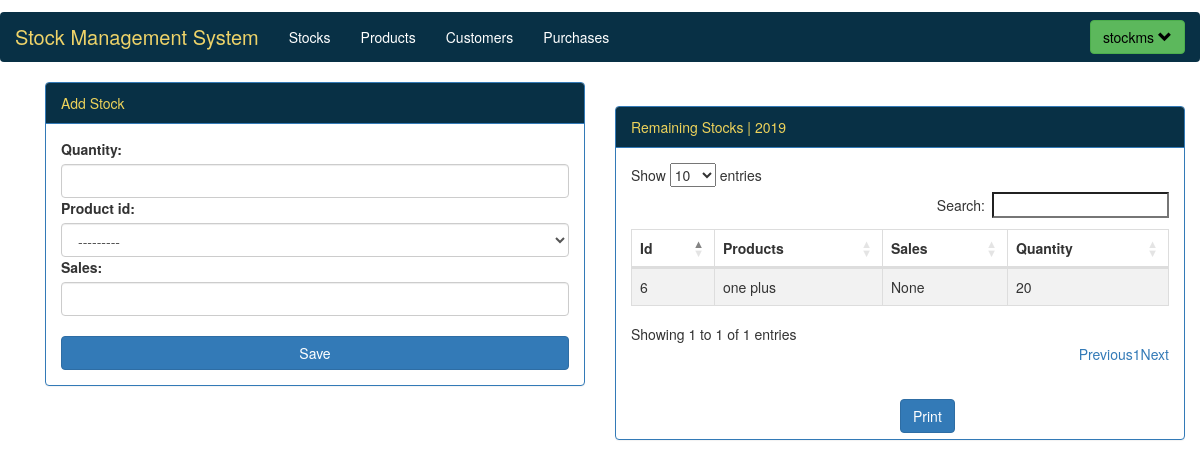
Screenshot of /dashboard/stock (signed in) with the database file from the repository.
### stock/models.py (models this page shows, shortened)
class Stock(models.Model):
    quantity = models.PositiveIntegerField()
    sales = models.PositiveIntegerField(null=True,blank=True)
    remaining = models.PositiveIntegerField(null=True,blank=True)
    product_id = models.ForeignKey(Product,on_delete=models.CASCADE)

### product/models.py (models this page shows)
class Product(models.Model):
    name = models.CharField(max_length=30)
    brand = models.CharField(max_length=30, null=True, blank=True)
    total_price = models.FloatField(validators=[isPositive])
    def __str__(self):
        return self.name

### stockms/views.py (the view, shortened to what this page needs)
# urls.py: path('dashboard/stock', views.stock, name='stock'),
@login_required(login_url='login')
def stock(request):
    if request.method == 'GET':
        context = {
            'form': StockForm(),
            'stock': Stock.objects.all(),
            'year': getCurrentYear(),
            'purchase': Purchase.objects.all(),
        }
        return render(request, 'stock.html', context)

### stockms/form.py
class StockForm(forms.ModelForm):
    quantity = forms.CharField(widget=forms.TextInput(attrs={'class': 'form-control'}))
    sales = forms.CharField(widget=forms.TextInput(attrs={'class': 'form-control'}))
    def __init__(self, *args, **kwargs):
        super(StockForm, self).__init__(*args, **kwargs)
        self.fields['product_id'] = forms.ModelChoiceField(widget=forms.Select(attrs={'class': 'form-control'}),
                                                           queryset=Product.objects.all())
    class Meta:
        model = Stock
        fields = ['quantity', 'product_id']

### stockms/views.py (called while the page is built)
def getCurrentYear():
    return datetime.date.today().year

### templates/stock.html (shortened to what this page needs)
{% extends 'base/master.html' %}
{%load staticfiles%}
{% block 'content'%}
<div class="container">
    <div class="col-md-6">
        <div class="panel panel-primary">
            <div class="panel-heading" style="background-color:#083045; color:#eed35b; ">Add Stock</div>
            <div class="panel-body">
                <form method="post" action="#" enctype="multipart/form-data">
                    {{form}}
                    <br>
                    <button type="submit" class="btn btn-primary" style="width:100%;">Save</button>
                </form>
            </div>
        </div>
    </div>
</div>
<div class="col-md-6" style="float:right;margin-top:-25%;">
        <div class="panel panel-primary">
            <div class="panel-heading" style="background-color:#083045; color:#eed35b; ">Remaining Stocks | {{year}}</div>
            <div class="panel-body">
              <table id="table_id" class="table table-striped table-bordered">
        <thead>
            <tr>
                <th>Id</th>
                <th>Products</th>
                <th>Sales</th>
                <th>Quantity</th>
            </tr>
        </thead>
        <tbody>
        {% for s in stock %}
            <tr>
                <td>{{s.id}}</td>
                <td>{{s.product_id}}</td>
                <td>{{s.sales}}</td>
                <td>{{s.quantity}}</td>
            </tr>
        {%endfor%}
        </tbody>
</table>
            </div>
            <form method="post" action="{% url 'export_stock_xls' %}">
                    <br>
                    <button type="submit" class="btn btn-primary" style="margin-left:50%;margin-bottom:1%">Print</button>
                </form>
        </div>
    </div>
{%endblock%}

### templates/base/master.html (shortened to what this page needs)
<!DOCTYPE html>
{%load staticfiles%}
<html lang="en">
<head>
    <link rel="stylesheet" href="{%static 'css/bootstrap.min.css'%}">
    <link rel="stylesheet" href="{%static 'css/style.css'%}">
    <link rel="stylesheet" href="https://ajax.googleapis.com/ajax/libs/jqueryui/1.11.4/themes/smoothness/jquery-ui.css">
    <link rel="stylesheet" type="text/css" href="https://cdn.datatables.net/1.10.19/css/dataTables.bootstrap4.min.css">
</head>
<body>
<nav class="navbar navbar-default"style="margin-top: 1%;">
  <div class="container-fluid">
    <div class="navbar-header">
        {% if request.user.is_authenticated %}
            <a class="navbar-brand" href="{% url 'index' %}" style="color:#eed369; font-size:20px;">Stock Management System</a>
        <ul class="nav navbar-nav" style="margin-left:0% !important">
        <li><a href="{%url 'stock'%}">Stocks </a></li>
        <li><a href="{% url 'product'%}">Products</a></li>
        <li><a href="{% url 'customer'%}" class="active">Customers</a></li>
        <li><a href="{% url 'purchase'%}">Purchases</a></li>
      </ul>
       {% else %}
      <a class="navbar-brand" href="#" style="color:#eed369;font-size:20px;">Stock Management System</a>
        {%endif%}
    </div>
    <div class="collapse navbar-collapse" id="bs-example-navbar-collapse-1">
      <ul class="nav navbar-nav navbar-right">
          {% if request.user.is_authenticated %}
          <div class="btn-group"style="margin-top: 8%;">
  <button type="button" class="btn btn-success dropdown-toggle" data-toggle="dropdown" aria-haspopup="true" aria-expanded="false" style="color:#000000;font-size:14px;">
    {{user}}
      <span class="glyphicon glyphicon-chevron-down" aria-hidden="true"></span>
  </button>
</div>
          {% else %}
        <button type="button" class="btn btn-default navbar-btn" onclick="location.href='{%url 'signup'%}';">Signup</button>
          <button type="button" class="btn btn-default navbar-btn" onclick="location.href='{%url 'login'%}';">Signin</button>
            {% endif%}
      </ul>
    </div>
  </div>
</nav>
{% block 'content' %}
{% endblock %}
</body>
</html>

### static/css/style.css (style rules this page uses)
body { padding:0px; margin:0px; }
.navbar { background-color:#083045 !important; border:0px; border-redius:0px; }
.navbar-nav>li>a { color:#fff !important; }

### rows the page displays
Stock: id "6", product_id "one plus", sales "None", quantity "20"

### other values shown
{{ user }} "stockms"
{{ year }} "2019"
